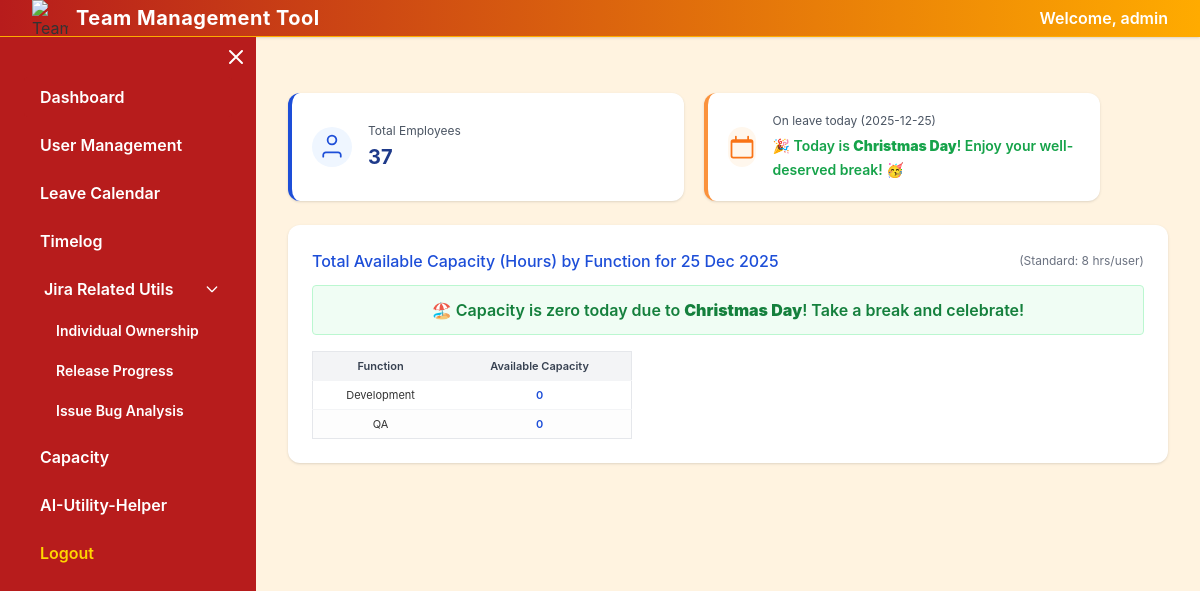
The page /dashboard (signed in) on the database its author committed.
### app.py (models this page shows)
class Holiday(db.Model):
    id = db.Column(db.Integer, primary_key=True)
    date = db.Column(db.Date, unique=True, nullable=False)
    description = db.Column(db.String(200))

class User(db.Model):
    id = db.Column(db.Integer, primary_key=True)
    name = db.Column(db.String(100))
    email = db.Column(db.String(100))
    designation = db.Column(db.String(100))
    jira_account_id = db.Column(db.String(100))
    role = db.Column(db.String(50), default='Team Member')

### app.py (the view)
@app.route('/dashboard')
def dashboard():
    today = date.today()
    users_on_leave_today = (
        db.session.query(User.name)
        .join(Leave)
        .filter(Leave.start_date == today)
        .all()
    )
    user_names = [u.name for u in users_on_leave_today]
    total_users = db.session.query(User).count()
    function_capacity = {}
    standard_hours = 8
    for user in User.query.all():
        leave = Leave.query.filter_by(user_id=user.id, start_date=today).first()
        available_hours = 0 if leave else standard_hours
        func = user.designation or 'Unknown'
        function_capacity.setdefault(func, 0)
        function_capacity[func] += available_hours
    function_capacity = dict(sorted(function_capacity.items()))
    holiday = Holiday.query.filter_by(date=today).first()
    is_holiday = holiday is not None
    holiday_name = holiday.description if holiday else None
    is_weekend = today.weekday() >= 5
    if is_holiday or is_weekend:
        function_capacity = {func: 0 for func in function_capacity}
    return render_template(
        'dashboard.html',
        users_on_leave=user_names,
        today=today,
        total_users=total_users,
        function_capacity=function_capacity,
        is_holiday=is_holiday,
        holiday_name=holiday_name,
        is_weekend=is_weekend
    )

### app.py (called while the page is built)
@app.before_request
def require_login():
    if 'logged_in' not in session and request.endpoint not in [
        'login', 'static', 'HelperQA_AI', 'generate_testcases', 'generate_testcases_auth',
        'timelog_today', 'users', 'export_users', 'export_timelog_links', 'mytimelogs',
        'user_timelog', 'HelperQA_AI', 'generate_testcases', 'get_jira_description',
        'analyseui', 'testcases_result', 'generate_testcases', 'generate_testcases_auth',
        'underlogged_days', 'jql_wip'  # <-- allow jql_wip without login
    ]:
        return redirect('/login')

### templates/dashboard.html (shortened to what this page needs)
{% extends 'base.html' %}
{% block content %}
<div class="flex flex-wrap gap-5 mb-6">
  <a href="/users" class="flex-1 min-w-[180px] max-w-[100%] sm:max-w-[45%] flex items-center bg-white rounded-xl shadow border-l-4 border-blue-700 hover:shadow-lg transition p-5 no-underline gap-4">
    <div class="bg-blue-50 text-blue-700 rounded-full flex items-center justify-center w-10 h-10">
      <svg xmlns="http://www.w3.org/2000/svg" fill="none" viewBox="0 0 24 24" stroke-width="1.5" stroke="currentColor" class="w-7 h-7">
        <path stroke-linecap="round" stroke-linejoin="round" d="M15.75 6a3.75 3.75 0 11-7.5 0 3.75 3.75 0 017.5 0zM4.5 20.25v-1.5A2.25 2.25 0 016.75 16.5h10.5a2.25 2.25 0 012.25 2.25v1.5" />
      </svg>
    </div>
    <div>
      <div class="text-xs text-gray-600 mb-1">Total Employees</div>
      <div class="text-xl font-bold text-blue-900">{{ total_users }}</div>
    </div>
  </a>
  <a href="/leave-calendar" class="flex-1 min-w-[180px] max-w-[100%] sm:max-w-[45%] flex items-center bg-white rounded-xl shadow border-l-4 border-orange-400 hover:shadow-lg transition p-5 no-underline gap-4">
    <div class="bg-orange-50 text-orange-500 rounded-full flex items-center justify-center w-10 h-10">
    </div>
    <div>
      <div class="text-xs text-gray-600 mb-1">On leave today ({{ today }})</div>
      <div class="text-base font-semibold text-orange-500">
        {% if is_holiday %}
          <span class="text-green-600 text-sm">🎉 Today is <b>{{ holiday_name }}</b>! Enjoy your well-deserved break! 🥳</span>
        {% elif is_weekend %}
          <span class="text-blue-600 text-sm">🛋️ It's the weekend! Time to recharge and have some fun! ✨</span>
        {% elif users_on_leave %}
          {{ users_on_leave|join(', ') }}
        {% else %}
          <span class="text-gray-400 text-xs">No one is on leave 🎉</span>
        {% endif %}
      </div>
    </div>
  </a>
</div>
<div class="bg-white rounded-xl shadow p-6 mb-6 overflow-x-auto">
  <div class="flex flex-col sm:flex-row sm:items-center sm:justify-between mb-3 gap-2">
    <span class="font-medium text-gray-800">
      <a href="/sprint-capacity?start={{ today.strftime('%Y-%m-%d') }}&end={{ today.strftime('%Y-%m-%d') }}" class="text-blue-700 hover:underline">
        Total Available Capacity (Hours) by Function for {{ today.strftime('%d %b %Y') }}
      </a>
    </span>
    <span class="text-xs text-gray-500">(Standard: 8 hrs/user)</span>
  </div>
  <div class="overflow-x-auto">
    {% if is_holiday %}
      <div class="mb-4 p-3 rounded bg-green-50 border border-green-200 text-green-700 text-center text-base font-semibold">
        🏖️ Capacity is zero today due to <b>{{ holiday_name }}</b>! Take a break and celebrate!
      </div>
    {% elif is_weekend %}
      <div class="mb-4 p-3 rounded bg-blue-50 border border-blue-200 text-blue-700 text-center text-base font-semibold">
        🌞 It's the weekend! No work, no capacity—enjoy your time off!
      </div>
    {% endif %}
    <table class="min-w-[320px] bg-white rounded-lg border border-gray-200 text-sm text-center">
      <thead class="bg-gray-100 text-gray-700">
        <tr>
          <th class="py-2 px-3 font-semibold">Function</th>
          <th class="py-2 px-3 font-semibold">Available Capacity</th>
        </tr>
      </thead>
      <tbody>
        {% for func, cap in function_capacity.items() %}
        <tr class="border-t border-gray-100">
          <td class="py-2 px-3">{{ func }}</td>
          <td class="py-2 px-3 font-semibold text-blue-700">{{ cap }}</td>
        </tr>
        {% endfor %}
      </tbody>
    </table>
  </div>
</div>
{% endblock %}

### templates/base.html (style rules this page uses)
table, th, td { font-size: 11px; padding: 4px 8px !important; }
tr:nth-child(even) { background-color: #fdfdfd; }

### rows shown on the page
Holiday: description "Christmas Day", strftime "25 Dec 2025"
User: designation "Development", cap "0"
User: designation "QA", cap "0"

### other values the page prints
{{ session.get('username', 'admin') }} "admin"
{{ total_users }} "37"
